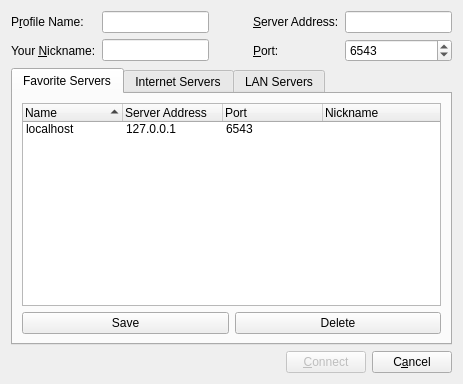
<ui version="4.0" >
 <class>ConnectToServerDialog</class>
 <widget class="QDialog" name="ConnectToServerDialog" >
  <property name="geometry" >
   <rect>
    <x>0</x>
    <y>0</y>
    <width>438</width>
    <height>384</height>
   </rect>
  </property>
  <property name="sizePolicy" >
   <sizepolicy vsizetype="Preferred" hsizetype="Preferred" >
    <horstretch>0</horstretch>
    <verstretch>0</verstretch>
   </sizepolicy>
  </property>
  <property name="minimumSize" >
   <size>
    <width>0</width>
    <height>0</height>
   </size>
  </property>
  <property name="maximumSize" >
   <size>
    <width>16777215</width>
    <height>16777215</height>
   </size>
  </property>
  <property name="windowTitle" >
   <string>Connect To KBang Server</string>
  </property>
  <layout class="QVBoxLayout" name="verticalLayout_2" >
   <property name="sizeConstraint" >
    <enum>QLayout::SetDefaultConstraint</enum>
   </property>
   <item>
    <layout class="QGridLayout" name="gridLayout_4" >
     <item row="0" column="0" >
      <widget class="QLabel" name="label_4" >
       <property name="text" >
        <string>P&amp;rofile Name:</string>
       </property>
       <property name="buddy" >
        <cstring>mp_lineEditProfileName</cstring>
       </property>
      </widget>
     </item>
     <item row="0" column="1" >
      <widget class="QLineEdit" name="mp_lineEditProfileName" />
     </item>
     <item row="0" column="3" >
      <widget class="QLabel" name="label1" >
       <property name="text" >
        <string>&amp;Server Address:</string>
       </property>
       <property name="buddy" >
        <cstring>mp_lineEditHostName</cstring>
       </property>
      </widget>
     </item>
     <item row="0" column="4" >
      <widget class="QLineEdit" name="mp_lineEditHostName" />
     </item>
     <item row="1" column="0" >
      <widget class="QLabel" name="label3" >
       <property name="text" >
        <string>Your &amp;Nickname:</string>
       </property>
       <property name="buddy" >
        <cstring>mp_lineEditNickName</cstring>
       </property>
      </widget>
     </item>
     <item row="1" column="1" >
      <widget class="QLineEdit" name="mp_lineEditNickName" />
     </item>
     <item row="1" column="3" >
      <widget class="QLabel" name="label2" >
       <property name="text" >
        <string>&amp;Port:</string>
       </property>
       <property name="buddy" >
        <cstring>mp_spinBoxPort</cstring>
       </property>
      </widget>
     </item>
     <item row="1" column="4" >
      <widget class="QSpinBox" name="mp_spinBoxPort" >
       <property name="suffix" >
        <string/>
       </property>
       <property name="maximum" >
        <number>65536</number>
       </property>
       <property name="value" >
        <number>6543</number>
       </property>
      </widget>
     </item>
     <item row="0" column="2" >
      <spacer name="horizontalSpacer_3" >
       <property name="orientation" >
        <enum>Qt::Horizontal</enum>
       </property>
       <property name="sizeHint" stdset="0" >
        <size>
         <width>40</width>
         <height>20</height>
        </size>
       </property>
      </spacer>
     </item>
    </layout>
   </item>
   <item>
    <widget class="QTabWidget" name="tabWidget" >
     <property name="currentIndex" >
      <number>0</number>
     </property>
     <widget class="QWidget" name="tab" >
      <attribute name="title" >
       <string>Favorite Servers</string>
      </attribute>
      <layout class="QVBoxLayout" name="verticalLayout" >
       <item>
        <widget class="QTreeWidget" name="mp_favoriteList" >
         <property name="indentation" >
          <number>15</number>
         </property>
         <property name="rootIsDecorated" >
          <bool>false</bool>
         </property>
         <property name="uniformRowHeights" >
          <bool>false</bool>
         </property>
         <property name="itemsExpandable" >
          <bool>false</bool>
         </property>
         <property name="sortingEnabled" >
          <bool>true</bool>
         </property>
         <property name="animated" >
          <bool>true</bool>
         </property>
         <property name="allColumnsShowFocus" >
          <bool>true</bool>
         </property>
         <column>
          <property name="text" >
           <string>Name</string>
          </property>
         </column>
         <column>
          <property name="text" >
           <string>Server Address</string>
          </property>
         </column>
         <column>
          <property name="text" >
           <string>Port</string>
          </property>
         </column>
         <column>
          <property name="text" >
           <string>Nickname</string>
          </property>
         </column>
         <item>
          <property name="text" >
           <string>localhost</string>
          </property>
          <property name="text" >
           <string>127.0.0.1</string>
          </property>
          <property name="text" >
           <string>6543</string>
          </property>
          <property name="text" >
           <string/>
          </property>
         </item>
        </widget>
       </item>
       <item>
        <layout class="QHBoxLayout" name="horizontalLayout_3" >
         <item>
          <widget class="QPushButton" name="mp_buttonSaveFavorite" >
           <property name="text" >
            <string>Save</string>
           </property>
          </widget>
         </item>
         <item>
          <widget class="QPushButton" name="mp_buttonDeleteFavorite" >
           <property name="text" >
            <string>Delete</string>
           </property>
          </widget>
         </item>
        </layout>
       </item>
      </layout>
     </widget>
     <widget class="QWidget" name="tab_2" >
      <attribute name="title" >
       <string>Internet Servers</string>
      </attribute>
      <layout class="QGridLayout" name="gridLayout" >
       <item row="0" column="0" >
        <widget class="QLabel" name="label" >
         <property name="text" >
          <string>&lt;!DOCTYPE HTML PUBLIC "-//W3C//DTD HTML 4.0//EN" "http://www.w3.org/TR/REC-html40/strict.dtd">
&lt;html>&lt;head>&lt;meta name="qrichtext" content="1" />&lt;style type="text/css">
p, li { white-space: pre-wrap; }
&lt;/style>&lt;/head>&lt;body style=" font-family:'Sans Serif'; font-size:10pt; font-weight:400; font-style:normal;">
&lt;p style=" margin-top:0px; margin-bottom:0px; margin-left:0px; margin-right:0px; -qt-block-indent:0; text-indent:0px;">This is a nice-to-have feature. &lt;span style=" font-weight:600;">Maybe &lt;/span>it will be implemented in the future.&lt;/p>&lt;/body>&lt;/html></string>
         </property>
         <property name="alignment" >
          <set>Qt::AlignCenter</set>
         </property>
        </widget>
       </item>
      </layout>
     </widget>
     <widget class="QWidget" name="tab_3" >
      <attribute name="title" >
       <string>LAN Servers</string>
      </attribute>
      <layout class="QGridLayout" name="gridLayout_3" >
       <item row="0" column="0" >
        <widget class="QLabel" name="label_3" >
         <property name="text" >
          <string>&lt;!DOCTYPE HTML PUBLIC "-//W3C//DTD HTML 4.0//EN" "http://www.w3.org/TR/REC-html40/strict.dtd">
&lt;html>&lt;head>&lt;meta name="qrichtext" content="1" />&lt;style type="text/css">
p, li { white-space: pre-wrap; }
&lt;/style>&lt;/head>&lt;body style=" font-family:'Sans Serif'; font-size:10pt; font-weight:400; font-style:normal;">
&lt;p style=" margin-top:0px; margin-bottom:0px; margin-left:0px; margin-right:0px; -qt-block-indent:0; text-indent:0px;">This is a nice-to-have feature. &lt;span style=" font-weight:600;">Maybe&lt;/span> it will be implemented in the future.&lt;/p>&lt;/body>&lt;/html></string>
         </property>
         <property name="alignment" >
          <set>Qt::AlignCenter</set>
         </property>
        </widget>
       </item>
      </layout>
     </widget>
    </widget>
   </item>
   <item>
    <layout class="QHBoxLayout" name="horizontalLayout_2" >
     <item>
      <spacer name="horizontalSpacer" >
       <property name="orientation" >
        <enum>Qt::Horizontal</enum>
       </property>
       <property name="sizeHint" stdset="0" >
        <size>
         <width>228</width>
         <height>20</height>
        </size>
       </property>
      </spacer>
     </item>
     <item>
      <widget class="QPushButton" name="mp_connectButton" >
       <property name="enabled" >
        <bool>false</bool>
       </property>
       <property name="text" >
        <string>&amp;Connect</string>
       </property>
       <property name="default" >
        <bool>true</bool>
       </property>
      </widget>
     </item>
     <item>
      <widget class="QPushButton" name="mp_cancelButton" >
       <property name="text" >
        <string>C&amp;ancel</string>
       </property>
      </widget>
     </item>
    </layout>
   </item>
  </layout>
 </widget>
 <tabstops>
  <tabstop>mp_lineEditHostName</tabstop>
  <tabstop>mp_spinBoxPort</tabstop>
  <tabstop>mp_lineEditNickName</tabstop>
  <tabstop>tabWidget</tabstop>
  <tabstop>mp_favoriteList</tabstop>
  <tabstop>mp_buttonSaveFavorite</tabstop>
  <tabstop>mp_buttonDeleteFavorite</tabstop>
  <tabstop>mp_connectButton</tabstop>
  <tabstop>mp_cancelButton</tabstop>
  <tabstop>pushButton_3</tabstop>
  <tabstop>pushButton_4</tabstop>
  <tabstop>treeWidget_2</tabstop>
 </tabstops>
 <resources/>
 <connections/>
</ui>
